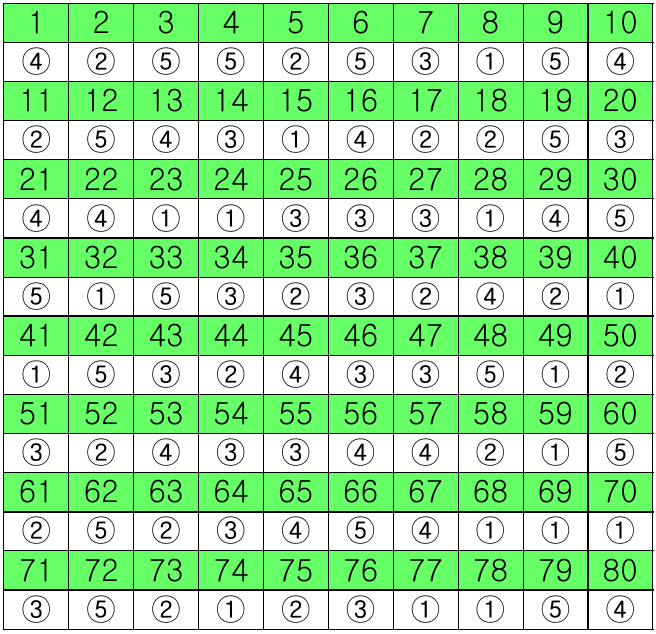
#> input picture assets/exams/agent-20071028-part1/answer-table.png, 656 x 634 px
$ python -i build_exam_assets.py   (imports and definitions only)
#> lines starting #> are read from the running program, lines starting #| are printed output that depends on the picture; after the words box and inside, x2 and y2 are one past the last pixel; in counts of white or black regions, pixels touching at a corner belong together
#> in answer_cell_images, image is the input picture: PIL image 656x634 RGB; mean R, G, B 161.1, 227.6, 161.1
#!/usr/bin/env python3
"""Build image-based exam assets from COMCBT PDFs.

The app intentionally shows rendered/cropped question images instead of trying
to parse question text. This script uses the PDF text layer only to locate
question-number anchors, then crops the rendered page images.
"""

from __future__ import annotations

import argparse
import json
import re
import subprocess
import xml.etree.ElementTree as ET
from dataclasses import dataclass
from pathlib import Path

import numpy as np
from PIL import Image


PART_CONFIG = {
    1: {
        "question_count": 80,
        "subjects": [
            {"name": "부동산학개론", "start": 1, "end": 40},
            {"name": "민법", "start": 41, "end": 80},
        ],
    },
    2: {
        "question_count": 120,
        "subjects": [
            {"name": "공인중개사법령", "start": 1, "end": 40},
            {"name": "부동산공법", "start": 41, "end": 80},
            {"name": "부동산공시법&세법", "start": 81, "end": 120},
        ],
    },
}

MANUAL_ANSWERS = {
    "agent-2024-part1": [
        4, 2, 4, 1, 5, 5, 2, 4, 1, 3,
        2, 1, 5, 4, 2, 3, 3, 1, 5, 5,
        4, 1, 4, 3, 5, 4, 3, 2, 3, 2,
        4, 2, 3, 5, 1, 1, 2, 3, 5, 1,
        3, 5, 3, 3, 2, 5, 5, 1, 1, 2,
        4, 3, 5, 2, 4, 5, 1, 2, 2, 1,
        4, 4, 2, 3, 5, 5, 1, 5, 1, 5,
        1, 4, 3, 3, 3, 1, 1, 1, 2, 4,
    ],
}


@dataclass(frozen=True)
class Anchor:
    page: int
    col: int
    y: float


def run(command: list[str]) -> None:
    subprocess.run(command, check=True)


def render_pdf(pdf_path: Path, tmp_dir: Path, dpi: int) -> None:
    tmp_dir.mkdir(parents=True, exist_ok=True)
    run(["pdftoppm", "-png", "-r", str(dpi), str(pdf_path), str(tmp_dir / "page")])


# [41 lines left out: functions write_bbox_html, parse_question_anchors, not called in this run]


def unit_index(anchor: Anchor) -> int:
    return (anchor.page - 1) * 2 + anchor.col


# [137 lines left out: functions regions_between, trim_vertical, trim_after_large_vertical_gap, crop_region, build_question_images, not called in this run]


def green_pixel_bounds(image: Image.Image) -> tuple[int, int, list[tuple[int, int]]]:
    pixels = image.load()
    width, height = image.size
#> width = 656; height = 634
    green_rows: list[int] = []
    x_bounds: list[int] = []

    for y in range(height):
        row_xs = []
        for x in range(width):
            r, g, b = pixels[x, y]
            if g > 180 and r < 150 and b < 150:
                row_xs.append(x)
        if len(row_xs) > 50:
            green_rows.append(y)
            x_bounds.extend([min(row_xs), max(row_xs)])
#> after the loop, green_rows = 304 values from 4 to 588; x_bounds = 608 values, max 651 at index 1, min 4 at index 0, mean 327.5

    if not green_rows:
        raise RuntimeError("answer table green rows not found")

    bands: list[tuple[int, int]] = []
    start = previous = green_rows[0]
#> start = 4; previous = 4
    for y in green_rows[1:]:
        if y == previous + 1:
            previous = y
        else:
            bands.append((start, previous))
            start = previous = y
#> this loop made 303 passes
#> (y, start, previous) on pass 38: (82, 82, 82)
#> (y, previous) on passes 1 to 6: (5, 5), (6, 6), (7, 7), (8, 8), (9, 9), (10, 10)
#> after the loop, bands = [(4, 41), (82, 119), (160, 197), (239, 276), (317, 354), (395, 432), (473, 510)]
    bands.append((start, previous))

    return min(x_bounds), max(x_bounds) + 1, bands


# [17 lines left out: function write_answer_table_crop, not called in this run]


def normalized_answer_cell(image: Image.Image, box: tuple[int, int, int, int]) -> np.ndarray:
    crop = image.crop(box).convert("L")
    arr = np.array(crop)
    mask = arr < 150
    ys, xs = np.where(mask)

    if len(xs) == 0:
        return np.zeros((32, 32), dtype=np.float32)

    x1 = max(0, int(xs.min()) - 2)
    x2 = min(arr.shape[1], int(xs.max()) + 3)
    y1 = max(0, int(ys.min()) - 2)
    y2 = min(arr.shape[0], int(ys.max()) + 3)
    glyph = crop.crop((x1, y1, x2, y2)).resize((32, 32))
    return (np.array(glyph) < 180).astype(np.float32)


def answer_cell_images(answer_table_path: Path, expected_count: int) -> list[np.ndarray]:
    image = Image.open(answer_table_path).convert("RGB")
    x1, x2, bands = green_pixel_bounds(image)
#> x1 = 4; x2 = 652; bands = [(4, 41), (82, 119), (160, 197), (239, 276), (317, 354), (395, 432), (473, 510), (551, 588)]
    expected_rows = expected_count // 10
    if len(bands) != expected_rows:
        raise RuntimeError(f"answer table has {len(bands)} rows, expected {expected_rows}")

    col_width = (x2 - x1) / 10
#> col_width = 64.8
    cells: list[np.ndarray] = []
    for row_index, (green_y1, green_y2) in enumerate(bands):
        answer_y1 = green_y2 + 2
        if row_index + 1 < len(bands):
            answer_y2 = bands[row_index + 1][0] - 2
        else:
            green_height = green_y2 - green_y1 + 1
            answer_y2 = green_y2 + green_height + 2

        for col_index in range(10):
            box = (
                int(x1 + col_index * col_width + 8),
                int(answer_y1 + 3),
                int(x1 + (col_index + 1) * col_width - 8),
                int(answer_y2 - 3),
            )
            cells.append(normalized_answer_cell(image, box))
#> this loop made 8 passes
#> (green_y1, green_y2, answer_y1, green_height, answer_y2) on pass 8: (551, 588, 590, 38, 628)
#> (green_y1, green_y2, answer_y1, answer_y2) on passes 1 to 6: (4, 41, 43, 80), (82, 119, 121, 158), (160, 197, 199, 237), (239, 276, 278, 315), (317, 354, 356, 393), (395, 432, 434, 471)
#> pass 1, in normalized_answer_cell, `crop = image.crop(box).convert("L")`:
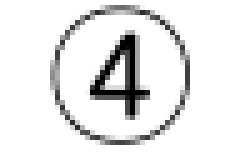
#> crop: PIL image 48x31 L (shown 5 times larger); min 0, max 255, mean 231.3
#> pass 1, in normalized_answer_cell, `mask = arr < 150`:
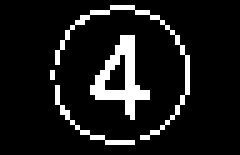
#> mask: shape (31, 48) bool (shown 5 times larger); 10.1% white in thin lines or dots, all inside (x1, y1, x2, y2) = (10, 1, 38, 29)
#> pass 1, in normalized_answer_cell, `glyph = crop.crop((x1, y1, x2, y2)).resize((32, 32))`:
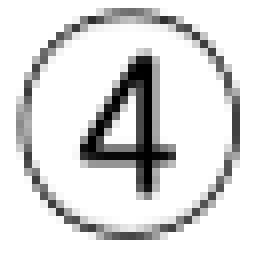
#> glyph: PIL image 32x32 L (shown 8 times larger); min 0, max 255, mean 219.1
#> pass 1, in normalized_answer_cell (call 2), `crop = image.crop(box).convert("L")`:
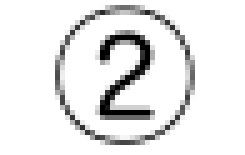
#> crop: PIL image 49x31 L (shown 5 times larger); min 0, max 255, mean 231.9
#> after the loop, cells = 80 items

    return cells


def build_answer_templates(template_table_path: Path) -> list[tuple[int, np.ndarray]]:
    template_answers = MANUAL_ANSWERS["agent-2024-part1"]
    cells = answer_cell_images(template_table_path, len(template_answers))
#> cells = 80 items
    return list(zip(template_answers, cells))


# [122 lines left out: functions extract_answers_from_table, write_exam_json, update_index, main, not called in this run]


# [2 lines not run here, left out]

>>> result = build_answer_templates('../assets/exams/agent-20071028-part1/answer-table.png')
#> result = 80 items
